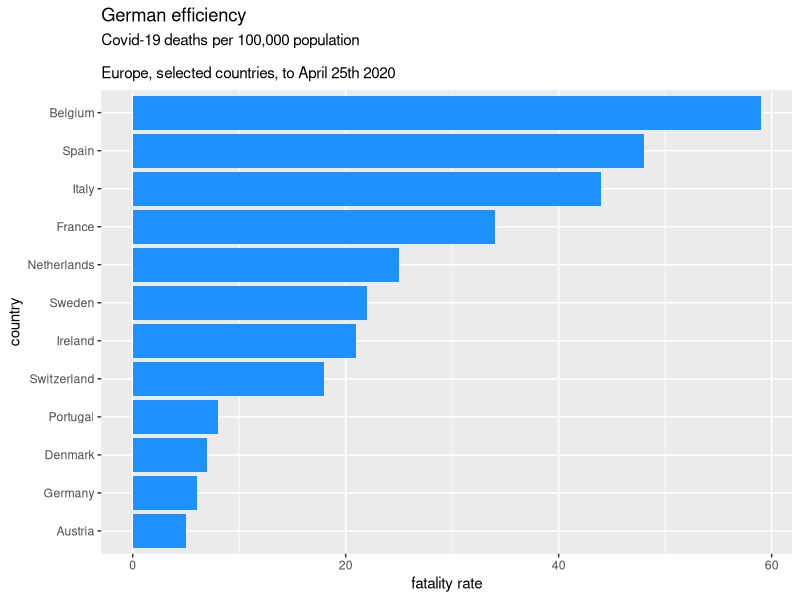

Source code (R):
# problem 3
# Author, Zhengyu Pan
# April 28th, 2020

# import the library
library(ggplot2)


# import data, I half guessing the data by the given graph. 
# (Holtz, n.d.)(RPubs - Reordering a Ggplot Bar Chart Axis, n.d.)
data <- data.frame(country <- c("Belgium", "Spain", "Italy","France", "Netherlands",
                                "Sweden",  "Ireland", "Switzerland", "Portugal", "Denmark", 
                                "Germany","Austria"), 
                   fatalityRate <- c(59,48,44,34,25,
                                     22,21,18,8,7,
                                     6,5))
# plot the data 
# (Holtz, n.d.)(“GGPlot Title, Subtitle and Caption,” 2018)
# (“How to Structure Your Code in R,” n.d.)(Modify Axis, Legend, and Plot Labels — Labs, n.d.)
# (R Ggplot2 Center Align a Multi-Line Title, n.d.)
# (RPubs - Reordering a Ggplot Bar Chart Axis, n.d.)
gg1 <-ggplot(data, aes(x=reorder(country,+fatalityRate), y=fatalityRate))
gg2 <- gg1 +geom_bar(stat = "identity", fill = "dodgerblue")
gg3 <- gg2 +coord_flip() + ggtitle(label  = "German efficiency", 
                                   subtitle = "Covid-19 deaths per 100,000 population 
                                   \nEurope, selected countries, to April 25th 2020")
gg4 <- gg3 +labs(x = "country", y = "fatality rate")
gg4
# reference 
# Holtz, Y. (n.d.). Basic barplot with ggplot2. Retrieved April 28, 2020, from https://www.r-graph-gallery.com/218-basic-barplots-with-ggplot2.html
# RPubs—Reordering a ggplot bar chart axis. (n.d.). Retrieved April 28, 2020, from https://www.rpubs.com/dvdunne/reorder_ggplot_barchart_axis

#Reference
#GGPlot Title, Subtitle and Caption: The Ultimate Guide. (2018, November 11). Datanovia. https://www.datanovia.com/en/blog/ggplot-title-subtitle-and-caption/
#Holtz, Y. (n.d.). Basic barplot with ggplot2. Retrieved April 28, 2020, from https://www.r-graph-gallery.com/218-basic-barplots-with-ggplot2.html
#How to Structure Your Code in R. (n.d.). Dummies. Retrieved April 28, 2020, from https://www.dummies.com/programming/r/how-to-structure-your-code-in-r/
#Modify axis, legend, and plot labels—Labs. (n.d.). Retrieved April 28, 2020, from https://ggplot2.tidyverse.org/reference/labs.html
#R ggplot2 center align a multi-line title. (n.d.). Stack Overflow. Retrieved April 28, 2020, from https://stackoverflow.com/questions/16074440/r-ggplot2-center-align-a-multi-line-title
#RPubs—Reordering a ggplot bar chart axis. (n.d.). Retrieved April 28, 2020, from https://www.rpubs.com/dvdunne/reorder_ggplot_barchart_axis


